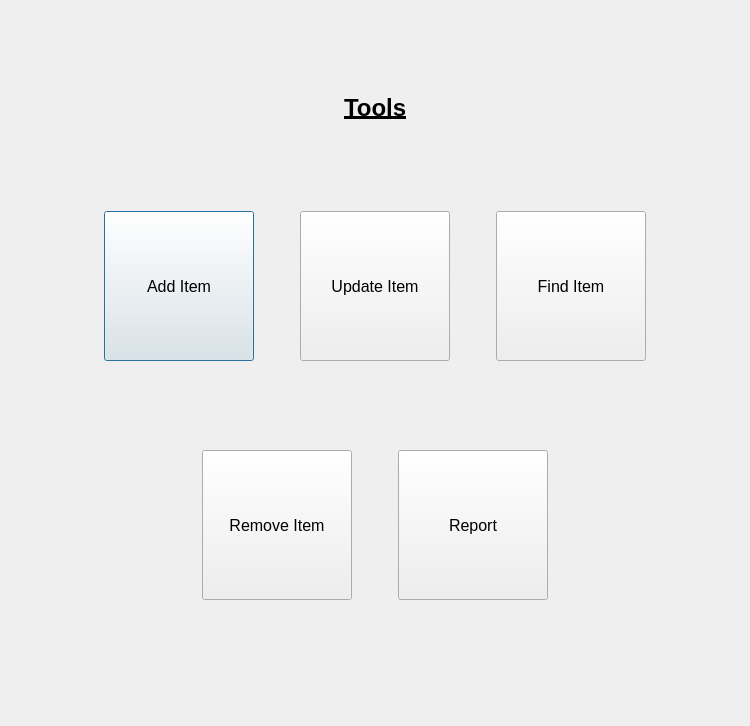
<?xml version="1.0" encoding="UTF-8"?>
<ui version="4.0">
 <class>Tools</class>
 <widget class="QDialog" name="Tools">
  <property name="geometry">
   <rect>
    <x>0</x>
    <y>0</y>
    <width>750</width>
    <height>726</height>
   </rect>
  </property>
  <property name="windowTitle">
   <string>Tools</string>
  </property>
  <layout class="QVBoxLayout" name="verticalLayout_3">
   <item>
    <layout class="QHBoxLayout" name="horizontalLayout_2">
     <item>
      <spacer name="horizontalSpacer">
       <property name="orientation">
        <enum>Qt::Horizontal</enum>
       </property>
       <property name="sizeHint" stdset="0">
        <size>
         <width>40</width>
         <height>5</height>
        </size>
       </property>
      </spacer>
     </item>
     <item>
      <widget class="QLabel" name="labelText">
       <property name="sizePolicy">
        <sizepolicy hsizetype="Fixed" vsizetype="Fixed">
         <horstretch>0</horstretch>
         <verstretch>0</verstretch>
        </sizepolicy>
       </property>
       <property name="font">
        <font>
         <pointsize>18</pointsize>
         <bold>true</bold>
         <underline>true</underline>
        </font>
       </property>
       <property name="text">
        <string>Tools</string>
       </property>
      </widget>
     </item>
     <item>
      <spacer name="horizontalSpacer_2">
       <property name="orientation">
        <enum>Qt::Horizontal</enum>
       </property>
       <property name="sizeHint" stdset="0">
        <size>
         <width>40</width>
         <height>5</height>
        </size>
       </property>
      </spacer>
     </item>
    </layout>
   </item>
   <item>
    <layout class="QHBoxLayout" name="horizontalLayout_4">
     <item>
      <spacer name="horizontalSpacer_6">
       <property name="orientation">
        <enum>Qt::Horizontal</enum>
       </property>
       <property name="sizeHint" stdset="0">
        <size>
         <width>40</width>
         <height>20</height>
        </size>
       </property>
      </spacer>
     </item>
     <item>
      <layout class="QHBoxLayout" name="horizontalLayout">
       <item>
        <widget class="QPushButton" name="pushButtonTAdd">
         <property name="sizePolicy">
          <sizepolicy hsizetype="Fixed" vsizetype="Fixed">
           <horstretch>0</horstretch>
           <verstretch>0</verstretch>
          </sizepolicy>
         </property>
         <property name="minimumSize">
          <size>
           <width>150</width>
           <height>150</height>
          </size>
         </property>
         <property name="font">
          <font>
           <pointsize>12</pointsize>
          </font>
         </property>
         <property name="text">
          <string>Add Item</string>
         </property>
        </widget>
       </item>
       <item>
        <spacer name="horizontalSpacer_4">
         <property name="orientation">
          <enum>Qt::Horizontal</enum>
         </property>
         <property name="sizeType">
          <enum>QSizePolicy::Fixed</enum>
         </property>
         <property name="sizeHint" stdset="0">
          <size>
           <width>40</width>
           <height>20</height>
          </size>
         </property>
        </spacer>
       </item>
       <item>
        <widget class="QPushButton" name="pushButtonTUpdate">
         <property name="sizePolicy">
          <sizepolicy hsizetype="Fixed" vsizetype="Fixed">
           <horstretch>0</horstretch>
           <verstretch>0</verstretch>
          </sizepolicy>
         </property>
         <property name="minimumSize">
          <size>
           <width>150</width>
           <height>150</height>
          </size>
         </property>
         <property name="font">
          <font>
           <pointsize>12</pointsize>
          </font>
         </property>
         <property name="text">
          <string>Update Item</string>
         </property>
        </widget>
       </item>
       <item>
        <spacer name="horizontalSpacer_5">
         <property name="orientation">
          <enum>Qt::Horizontal</enum>
         </property>
         <property name="sizeType">
          <enum>QSizePolicy::Fixed</enum>
         </property>
         <property name="sizeHint" stdset="0">
          <size>
           <width>40</width>
           <height>20</height>
          </size>
         </property>
        </spacer>
       </item>
       <item>
        <widget class="QPushButton" name="pushButtonTFind">
         <property name="sizePolicy">
          <sizepolicy hsizetype="Fixed" vsizetype="Fixed">
           <horstretch>0</horstretch>
           <verstretch>0</verstretch>
          </sizepolicy>
         </property>
         <property name="minimumSize">
          <size>
           <width>150</width>
           <height>150</height>
          </size>
         </property>
         <property name="font">
          <font>
           <pointsize>12</pointsize>
          </font>
         </property>
         <property name="text">
          <string>Find Item</string>
         </property>
        </widget>
       </item>
      </layout>
     </item>
     <item>
      <spacer name="horizontalSpacer_7">
       <property name="orientation">
        <enum>Qt::Horizontal</enum>
       </property>
       <property name="sizeHint" stdset="0">
        <size>
         <width>40</width>
         <height>20</height>
        </size>
       </property>
      </spacer>
     </item>
    </layout>
   </item>
   <item>
    <layout class="QHBoxLayout" name="horizontalLayout_5">
     <item>
      <spacer name="horizontalSpacer_8">
       <property name="orientation">
        <enum>Qt::Horizontal</enum>
       </property>
       <property name="sizeHint" stdset="0">
        <size>
         <width>40</width>
         <height>20</height>
        </size>
       </property>
      </spacer>
     </item>
     <item>
      <layout class="QHBoxLayout" name="horizontalLayout_3">
       <item>
        <widget class="QPushButton" name="pushButtonTRemove">
         <property name="sizePolicy">
          <sizepolicy hsizetype="Fixed" vsizetype="Fixed">
           <horstretch>0</horstretch>
           <verstretch>0</verstretch>
          </sizepolicy>
         </property>
         <property name="minimumSize">
          <size>
           <width>150</width>
           <height>150</height>
          </size>
         </property>
         <property name="font">
          <font>
           <pointsize>12</pointsize>
          </font>
         </property>
         <property name="text">
          <string>Remove Item</string>
         </property>
        </widget>
       </item>
       <item>
        <spacer name="horizontalSpacer_3">
         <property name="orientation">
          <enum>Qt::Horizontal</enum>
         </property>
         <property name="sizeType">
          <enum>QSizePolicy::Fixed</enum>
         </property>
         <property name="sizeHint" stdset="0">
          <size>
           <width>40</width>
           <height>20</height>
          </size>
         </property>
        </spacer>
       </item>
       <item>
        <widget class="QPushButton" name="pushButtonTReport">
         <property name="sizePolicy">
          <sizepolicy hsizetype="Fixed" vsizetype="Fixed">
           <horstretch>0</horstretch>
           <verstretch>0</verstretch>
          </sizepolicy>
         </property>
         <property name="minimumSize">
          <size>
           <width>150</width>
           <height>150</height>
          </size>
         </property>
         <property name="font">
          <font>
           <pointsize>12</pointsize>
          </font>
         </property>
         <property name="text">
          <string>Report</string>
         </property>
        </widget>
       </item>
      </layout>
     </item>
     <item>
      <spacer name="horizontalSpacer_9">
       <property name="orientation">
        <enum>Qt::Horizontal</enum>
       </property>
       <property name="sizeHint" stdset="0">
        <size>
         <width>40</width>
         <height>20</height>
        </size>
       </property>
      </spacer>
     </item>
    </layout>
   </item>
   <item>
    <layout class="QHBoxLayout" name="horizontalLayout_6">
     <item>
      <spacer name="horizontalSpacer_11">
       <property name="orientation">
        <enum>Qt::Horizontal</enum>
       </property>
       <property name="sizeType">
        <enum>QSizePolicy::Preferred</enum>
       </property>
       <property name="sizeHint" stdset="0">
        <size>
         <width>40</width>
         <height>20</height>
        </size>
       </property>
      </spacer>
     </item>
     <item>
      <layout class="QVBoxLayout" name="verticalLayoutGraph"/>
     </item>
     <item>
      <spacer name="horizontalSpacer_10">
       <property name="orientation">
        <enum>Qt::Horizontal</enum>
       </property>
       <property name="sizeType">
        <enum>QSizePolicy::Preferred</enum>
       </property>
       <property name="sizeHint" stdset="0">
        <size>
         <width>40</width>
         <height>20</height>
        </size>
       </property>
      </spacer>
     </item>
    </layout>
   </item>
   <item>
    <spacer name="verticalSpacer">
     <property name="orientation">
      <enum>Qt::Vertical</enum>
     </property>
     <property name="sizeType">
      <enum>QSizePolicy::Minimum</enum>
     </property>
     <property name="sizeHint" stdset="0">
      <size>
       <width>20</width>
       <height>10</height>
      </size>
     </property>
    </spacer>
   </item>
  </layout>
 </widget>
 <resources/>
 <connections/>
</ui>
